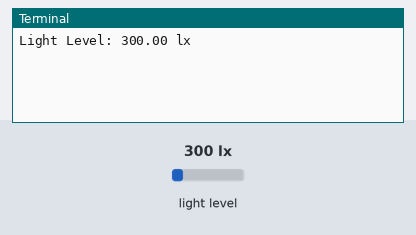
This program was run on a simulated Raspberry Pi (BCM pin numbers). Parts: the last lines printed to the terminal. The inputs (shaded band) are chosen by the test bench; at power-on: light level 300 lx.

Above: at 1.2 s.
1.3 s: light level set to 40 lx
At 2.2 s:
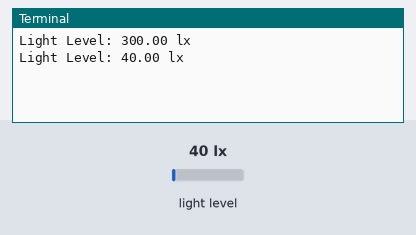
2.9 s: light level set to 500 lx
At 4.7 s:
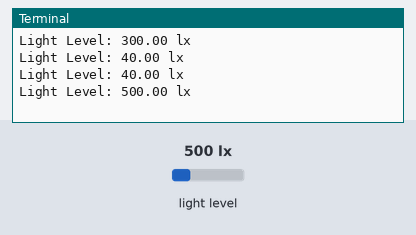
Timing chart, 0 to 6.2 s (numbered marks = the images above; inputs shaded):
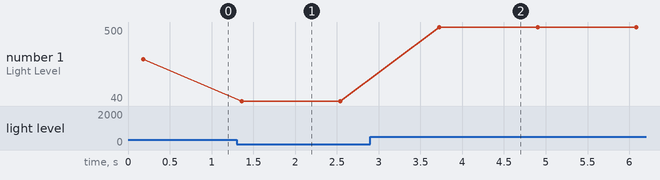

The program:

bh1750.py
```python
import smbus2
import time

# I2C 버스 (라즈베리파이 4에서는 bus 번호가 1입니다)
I2C_BUS = 1

# BH1750 주소
BH1750_ADDR = 0x23

# BH1750 모드 설정 (Continuously H-Resolution Mode)
MODE = 0x10

def read_light():
    bus = smbus2.SMBus(I2C_BUS)
    # 명령어 전송
    bus.write_byte(BH1750_ADDR, MODE)
    time.sleep(0.180)  # 데이터가 준비될 때까지 대기 (최대 180ms)
    # 데이터 읽기 (2 바이트)
    data = bus.read_i2c_block_data(BH1750_ADDR, MODE, 2)
    bus.close()
    # 조도 계산
    light_level = (data[0] << 8) | data[1]
    light_level /= 1.2  # 변환 계수 적용
    return light_level

try:
    while True:
        light = read_light()
        print(f"Light Level: {light:.2f} lx")
        time.sleep(1)

except KeyboardInterrupt:
    print("Measurement stopped by User")
```

Measured:
- after the input at 1.3 s, the terminal: prints a new line after 0.06 s (image 1)
- after the input at 2.9 s, the terminal: prints a new line after 0.82 s (image 2)
- plotted number 1: 300 → 40 after the input at 1.3 s, 40 → 500 after the input at 2.9 s
